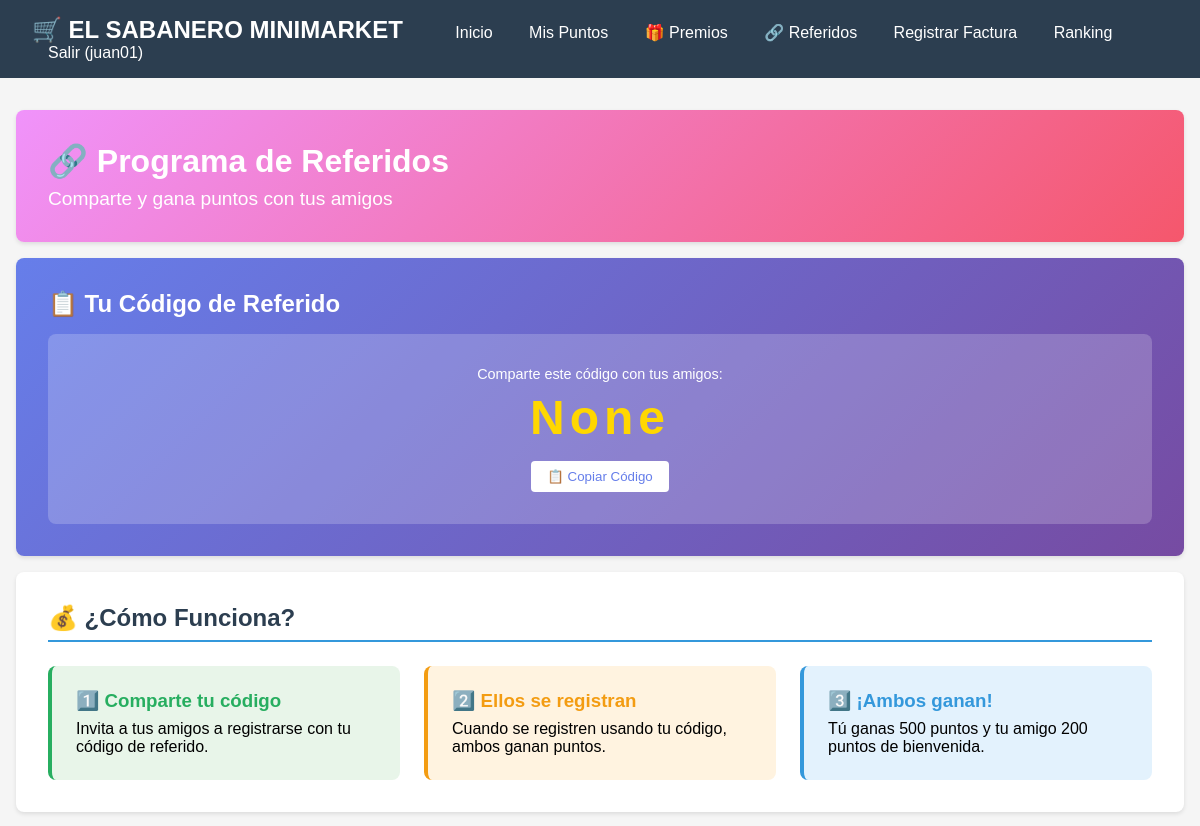
/referidos/ (signed in, upper part), run on an earlier commit of the app's database.
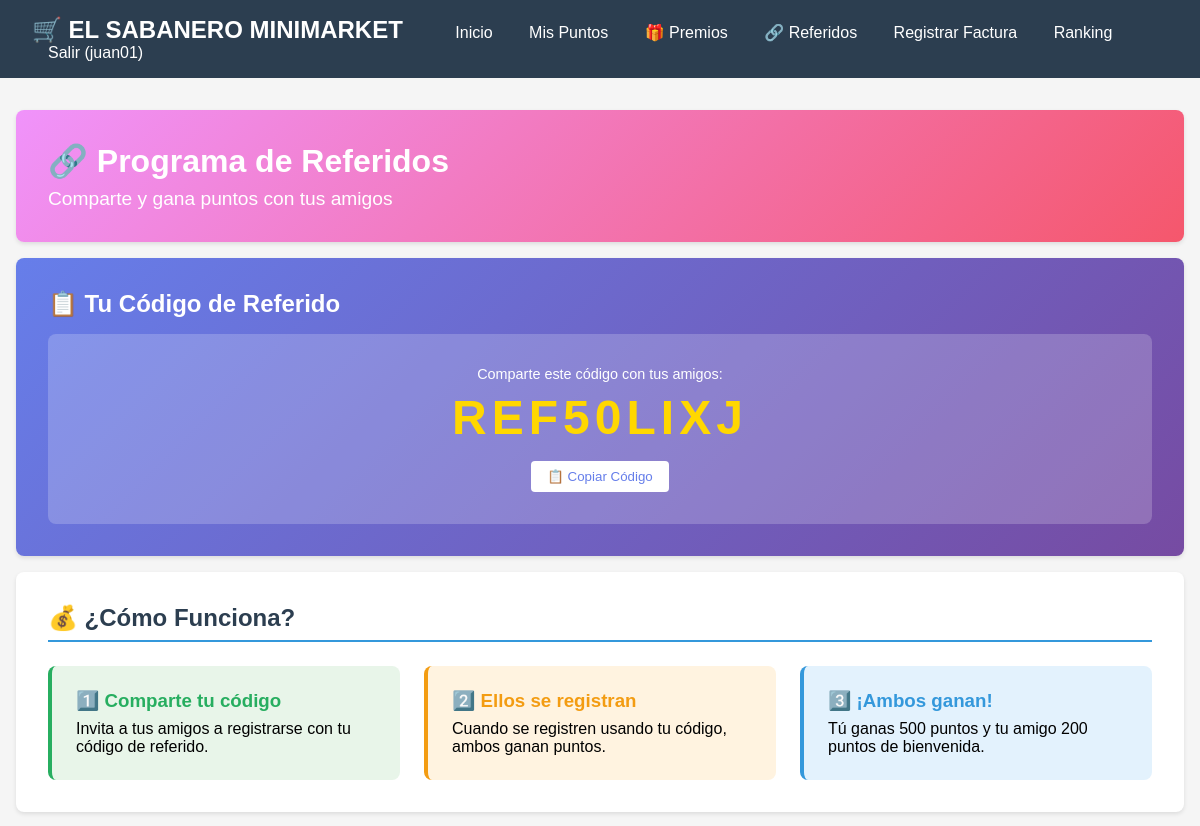
And on a later commit of the database.
### clientes/models.py (models this page shows, shortened)
class Cliente(models.Model):
    TIPO_DOCUMENTO_CHOICES = [
        ('CC', 'Cédula de Ciudadanía'),
        ('CE', 'Cédula de Extranjería'),
        ('TI', 'Tarjeta de Identidad'),
        ('PA', 'Pasaporte'),
        ('NIT', 'NIT'),
    ]
    GENERO_CHOICES = [
        ('M', 'Masculino'),
        ('F', 'Femenino'),
        ('O', 'Otro'),
        ('N', 'Prefiero no decir'),
    ]
    user = models.OneToOneField(User, on_delete=models.CASCADE)
    tipo_documento = models.CharField(max_length=3, choices=TIPO_DOCUMENTO_CHOICES, default='CC')
    numero_documento = models.CharField(max_length=20, unique=True)
    fecha_nacimiento = models.DateField(null=True, blank=True)
    genero = models.CharField(max_length=1, choices=GENERO_CHOICES, blank=True)
    telefono = models.CharField(max_length=20)
    telefono_alternativo = models.CharField(max_length=20, blank=True)
    email_alternativo = models.EmailField(blank=True)
    direccion = models.CharField(max_length=255, default='Sin especificar')
    barrio = models.CharField(max_length=100, blank=True)
    ciudad = models.CharField(max_length=100, default='Bogotá')
    departamento = models.CharField(max_length=100, default='Cundinamarca')
    codigo_postal = models.CharField(max_length=10, blank=True)
    nivel = models.CharField(max_length=10, default='Bronce')
    fecha_registro = models.DateTimeField(auto_now_add=True)
    activo = models.BooleanField(default=True)
    acepta_promociones = models.BooleanField(default=True)
    acepta_notificaciones = models.BooleanField(default=True)
    codigo_referido = models.CharField(max_length=10, unique=True, blank=True, null=True)
    referido_por = models.ForeignKey('self', on_delete=models.SET_NULL, null=True, blank=True, related_name='mis_referidos')
    notas = models.TextField(blank=True)
    class Meta:
        ordering = ['-fecha_registro']
        verbose_name = 'Cliente'
        verbose_name_plural = 'Clientes'

### clientes/views.py (the view)
# urls.py: path('referidos/', views.mis_referidos, name='mis_referidos'),
@login_required
def mis_referidos(request):
    try:
        cliente = request.user.cliente
        referidos = cliente.mis_referidos.all()
        total_referidos = referidos.count()
        puntos_ganados = Referido.objects.filter(cliente=cliente).aggregate(Sum('puntos_otorgados'))['puntos_otorgados__sum'] or 0
        if total_referidos < 5:
            proximo_bono = 5
            bono_puntos = 1000
        elif total_referidos < 10:
            proximo_bono = 10
            bono_puntos = 2500
        elif total_referidos < 20:
            proximo_bono = 20
            bono_puntos = 5000
        else:
            proximo_bono = None
            bono_puntos = 0
        return render(request, 'clientes/mis_referidos.html', {
            'codigo_referido': cliente.codigo_referido,
            'referidos': referidos,
            'total_referidos': total_referidos,
            'puntos_ganados': puntos_ganados,
            'proximo_bono': proximo_bono,
            'bono_puntos': bono_puntos
        })
    except Cliente.DoesNotExist:
        messages.error(request, "No tienes un perfil de cliente asociado.")
        return redirect('clientes:home')

### clientes/templates/clientes/mis_referidos.html (shortened to what this page needs)
{% extends 'clientes/base.html' %}
{% block content %}
<div class="card" style="background: linear-gradient(135deg, #f093fb 0%, #f5576c 100%); color: white;">
    <h1 style="color: white;">🔗 Programa de Referidos</h1>
    <p style="font-size: 1.2rem; margin-top: 0.5rem;">Comparte y gana puntos con tus amigos</p>
</div>
<div class="card" style="background: linear-gradient(135deg, #667eea 0%, #764ba2 100%); color: white;">
    <h2 style="color: white; margin-bottom: 1rem;">📋 Tu Código de Referido</h2>
    <div style="background: rgba(255,255,255,0.2); padding: 2rem; border-radius: 8px; text-align: center;">
        <p style="font-size: 0.9rem; margin-bottom: 0.5rem;">Comparte este código con tus amigos:</p>
        <p style="font-size: 3rem; font-weight: bold; color: #ffd700; letter-spacing: 5px;">{{ codigo_referido }}</p>
        <button onclick="copiarCodigo()" class="btn" style="margin-top: 1rem; background: white; color: #667eea;">
            📋 Copiar Código
        </button>
    </div>
</div>
<div class="card">
    <h2 style="color: #2c3e50; border-bottom: 2px solid #3498db; padding-bottom: 0.5rem;">💰 ¿Cómo Funciona?</h2>
    <div style="display: grid; grid-template-columns: repeat(auto-fit, minmax(250px, 1fr)); gap: 1.5rem; margin-top: 1.5rem;">
        <div style="background: #e8f5e9; padding: 1.5rem; border-radius: 8px; border-left: 4px solid #27ae60;">
            <h3 style="color: #27ae60; margin-bottom: 0.5rem;">1️⃣ Comparte tu código</h3>
            <p>Invita a tus amigos a registrarse con tu código de referido.</p>
        </div>
        <div style="background: #fff3e0; padding: 1.5rem; border-radius: 8px; border-left: 4px solid #f39c12;">
            <h3 style="color: #f39c12; margin-bottom: 0.5rem;">2️⃣ Ellos se registran</h3>
            <p>Cuando se registren usando tu código, ambos ganan puntos.</p>
        </div>
        <div style="background: #e3f2fd; padding: 1.5rem; border-radius: 8px; border-left: 4px solid #3498db;">
            <h3 style="color: #3498db; margin-bottom: 0.5rem;">3️⃣ ¡Ambos ganan!</h3>
            <p>Tú ganas 500 puntos y tu amigo 200 puntos de bienvenida.</p>
        </div>
    </div>
</div>
{% endblock %}

What changed in the data, as far as the page shows it:
now on this page (row edited): Cliente: codigo_referido "REF50LIXJ"
Also different on the page:
{{ codigo_referido }}: "None" → (not shown)
